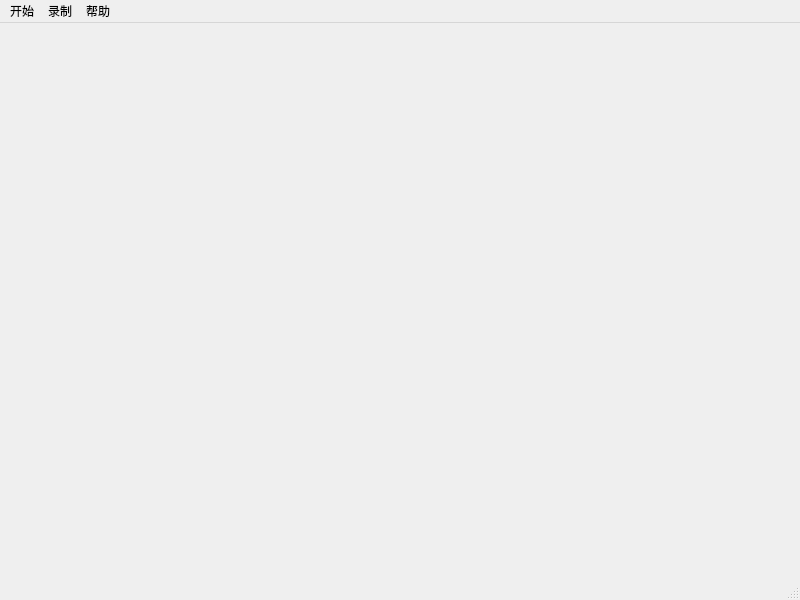
<?xml version="1.0" encoding="UTF-8"?>
<ui version="4.0">
 <class>MainWindow</class>
 <widget class="QMainWindow" name="MainWindow">
  <property name="geometry">
   <rect>
    <x>0</x>
    <y>0</y>
    <width>800</width>
    <height>600</height>
   </rect>
  </property>
  <property name="windowTitle">
   <string>MainWindow</string>
  </property>
  <widget class="QWidget" name="centralwidget"/>
  <widget class="QMenuBar" name="menubar">
   <property name="geometry">
    <rect>
     <x>0</x>
     <y>0</y>
     <width>800</width>
     <height>21</height>
    </rect>
   </property>
   <widget class="QMenu" name="menu">
    <property name="title">
     <string>开始</string>
    </property>
    <addaction name="actionquit"/>
   </widget>
   <widget class="QMenu" name="menu_2">
    <property name="title">
     <string>录制</string>
    </property>
    <addaction name="actionstart"/>
    <addaction name="actionstop"/>
    <addaction name="actionplay"/>
    <addaction name="actionvstop"/>
   </widget>
   <widget class="QMenu" name="menu_3">
    <property name="title">
     <string>帮助</string>
    </property>
    <addaction name="actionfresh"/>
    <addaction name="actionerror"/>
   </widget>
   <addaction name="menu"/>
   <addaction name="menu_2"/>
   <addaction name="menu_3"/>
  </widget>
  <widget class="QStatusBar" name="statusbar"/>
  <action name="actionquit">
   <property name="text">
    <string>退出</string>
   </property>
  </action>
  <action name="actionstart">
   <property name="text">
    <string>开始</string>
   </property>
  </action>
  <action name="actionstop">
   <property name="text">
    <string>停止</string>
   </property>
  </action>
  <action name="actionplay">
   <property name="text">
    <string>播放</string>
   </property>
  </action>
  <action name="actionvstop">
   <property name="text">
    <string>结束</string>
   </property>
  </action>
  <action name="actionfresh">
   <property name="text">
    <string>教程</string>
   </property>
  </action>
  <action name="actionerror">
   <property name="text">
    <string>报错</string>
   </property>
  </action>
 </widget>
 <resources/>
 <connections/>
</ui>
